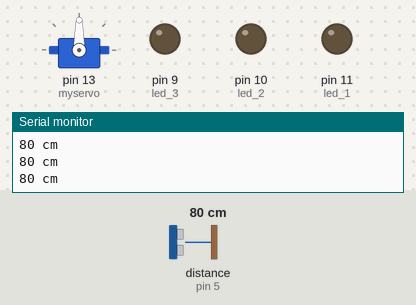
The sketch below on a simulated Arduino Uno, built with avr-gcc and run on an emulated ATmega328P. On the bench: servo, output pins drawn as LEDs (lit = HIGH), the last lines printed to the serial monitor. Wiring (inferred from the names in the program): ultrasonic range finder: trigger pin 4; echo pin 5. The inputs (shaded band) are chosen by the test bench; at power-on: distance to the obstacle (sensor on pin 5) 80 cm. The echo pulse lasts 58.3 µs per cm; pins used as bus, display or sensor lines are not drawn.

Above: at 1.2 s.
1.3 s: distance to the obstacle (sensor on pin 5) set to 23 cm
2.8 s: distance to the obstacle (sensor on pin 5) set to 18 cm
At 3.1 s:
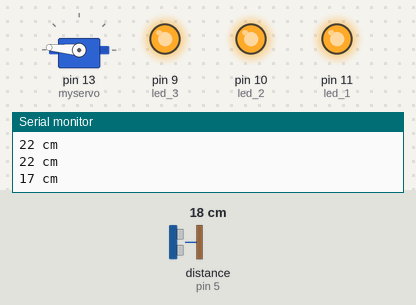
5.8 s: distance to the obstacle (sensor on pin 5) set to 120 cm
At 7.3 s:
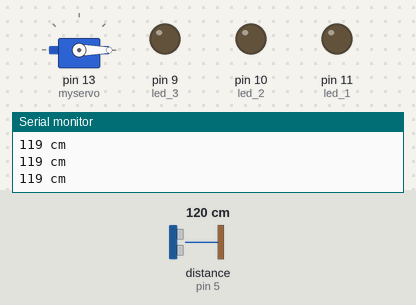
8.3 s: distance to the obstacle (sensor on pin 5) set to 2 cm
At 10.1 s:
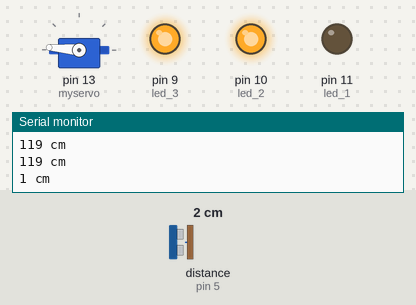
Timing chart, 0 to 12.3 s (numbered marks = the images above; inputs shaded):
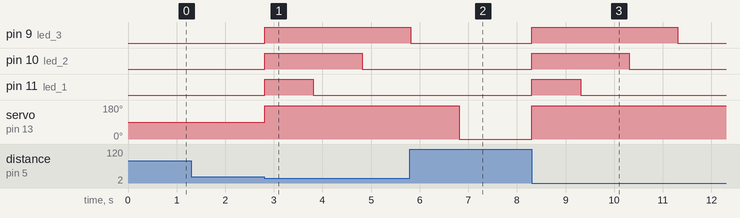

The sketch:

bincopy.ino
```cpp
#include <Servo.h>

Servo myservo;
int led_1 = 11;
int led_2 = 10;
int led_3 = 9;
int trig_Pin = 4;
int echo_Pin = 5;

void setup(){
  pinMode(led_1, OUTPUT);
  pinMode(led_2, OUTPUT);
  pinMode(led_3, OUTPUT);
  Serial.begin(9600);
  pinMode(trig_Pin, OUTPUT);
  pinMode(echo_Pin, INPUT);
  myservo.attach(13);
}

void loop(){
  long duration, distance;
  digitalWrite(trig_Pin, LOW);  // Added this line
  delayMicroseconds(2); // Added this line
  digitalWrite(trig_Pin, HIGH);
  delayMicroseconds(10); // Added this line
  digitalWrite(trig_Pin, LOW);
  duration = pulseIn(echo_Pin, HIGH);
  distance = (duration/2) / 29.1;
  Serial.print(distance);
  Serial.println(" cm");

  if(distance < 20){
    myservo.write(175);
    digitalWrite(led_1,HIGH);
    digitalWrite(led_2,HIGH);
    digitalWrite(led_3,HIGH);
    delay(1000);
    digitalWrite(led_1,LOW);
    delay(1000);
    digitalWrite(led_2,LOW);
    delay(1000);
    digitalWrite(led_3,LOW);
    delay(1000);
    //val = map(distance, 0, 200, 0, 178);
    myservo.write(0);
  }
}
```

Measured:
- the behaviour switches between 21 and 20 cm on distance to the obstacle (sensor on pin 5) (found by bisection; images 0 and 1)
- after the input at 2.8 s, pin 9 (led_3): LOW → HIGH at once; pin 10 (led_2): LOW → HIGH at once, → LOW 2.0 s later; pin 11 (led_1): LOW → HIGH at once, → LOW 1.0 s later; servo on pin 13 (myservo): 90° → 175° at once
- after the input at 5.8 s, pin 9 (led_3): goes on until 5.8 s, then stays LOW; pin 10 (led_2), pin 11 (led_1): stays LOW (without the input it goes to HIGH after 1.0 s); servo on pin 13 (myservo): 175° → 0° after 1.0 s
- after the input at 8.3 s, pin 9 (led_3): LOW → HIGH at once, → LOW 3.0 s later; pin 10 (led_2): LOW → HIGH at once, → LOW 2.0 s later; pin 11 (led_1): LOW → HIGH at once, → LOW 1.0 s later; servo on pin 13 (myservo): 0° → 175° at once
